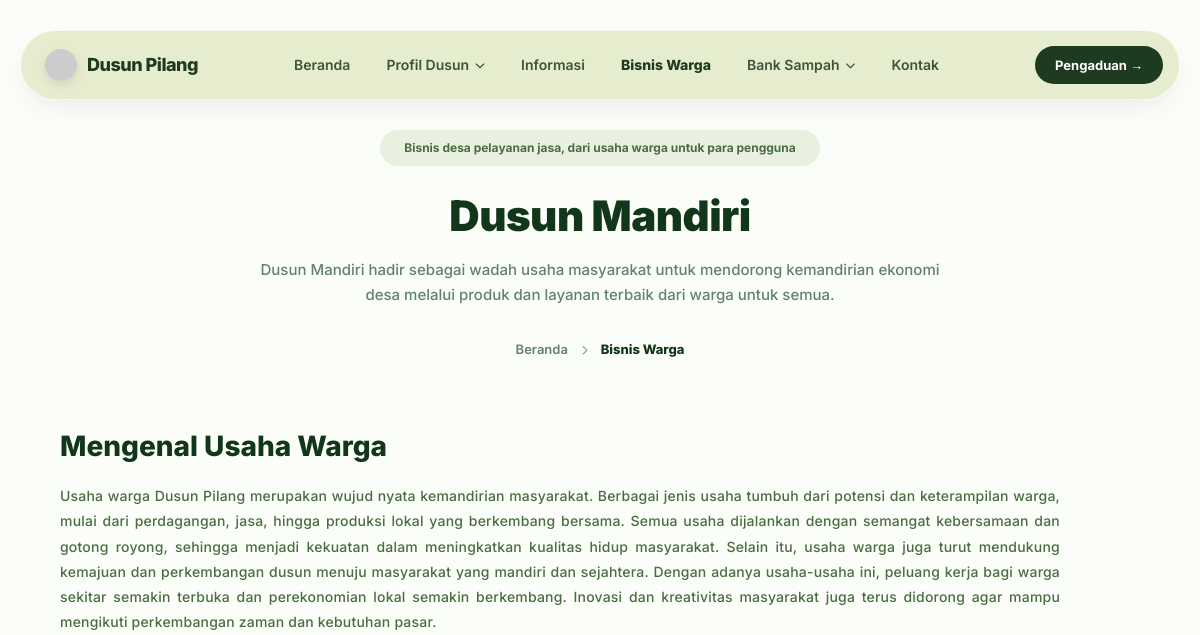
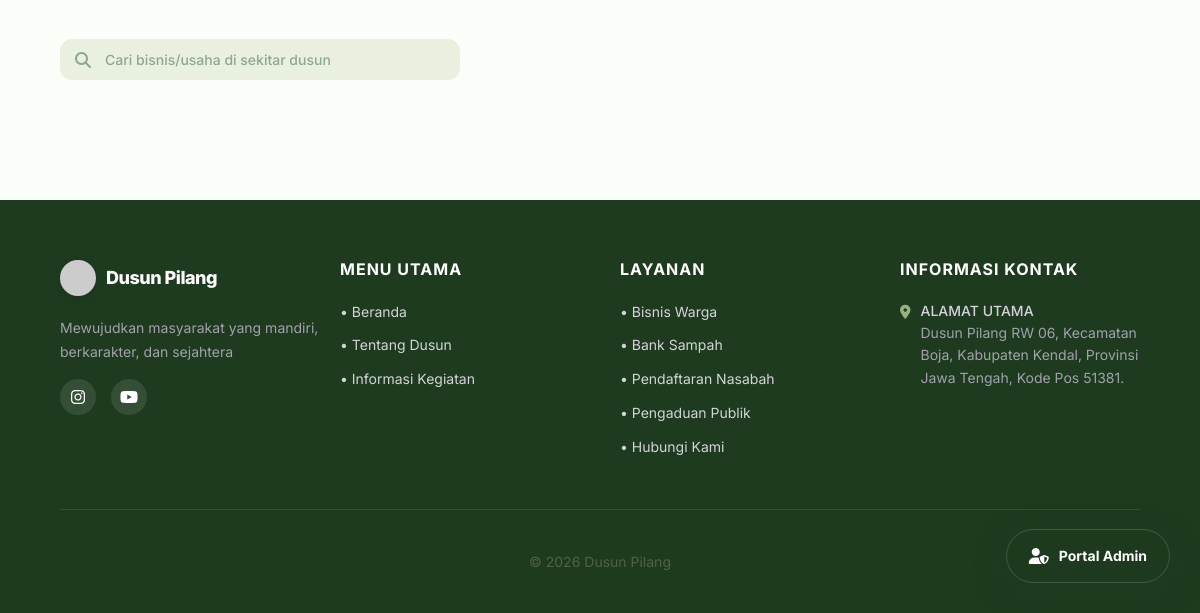
The page /bisnis_warga.php on the database as committed earlier (2 pictures, top to bottom).
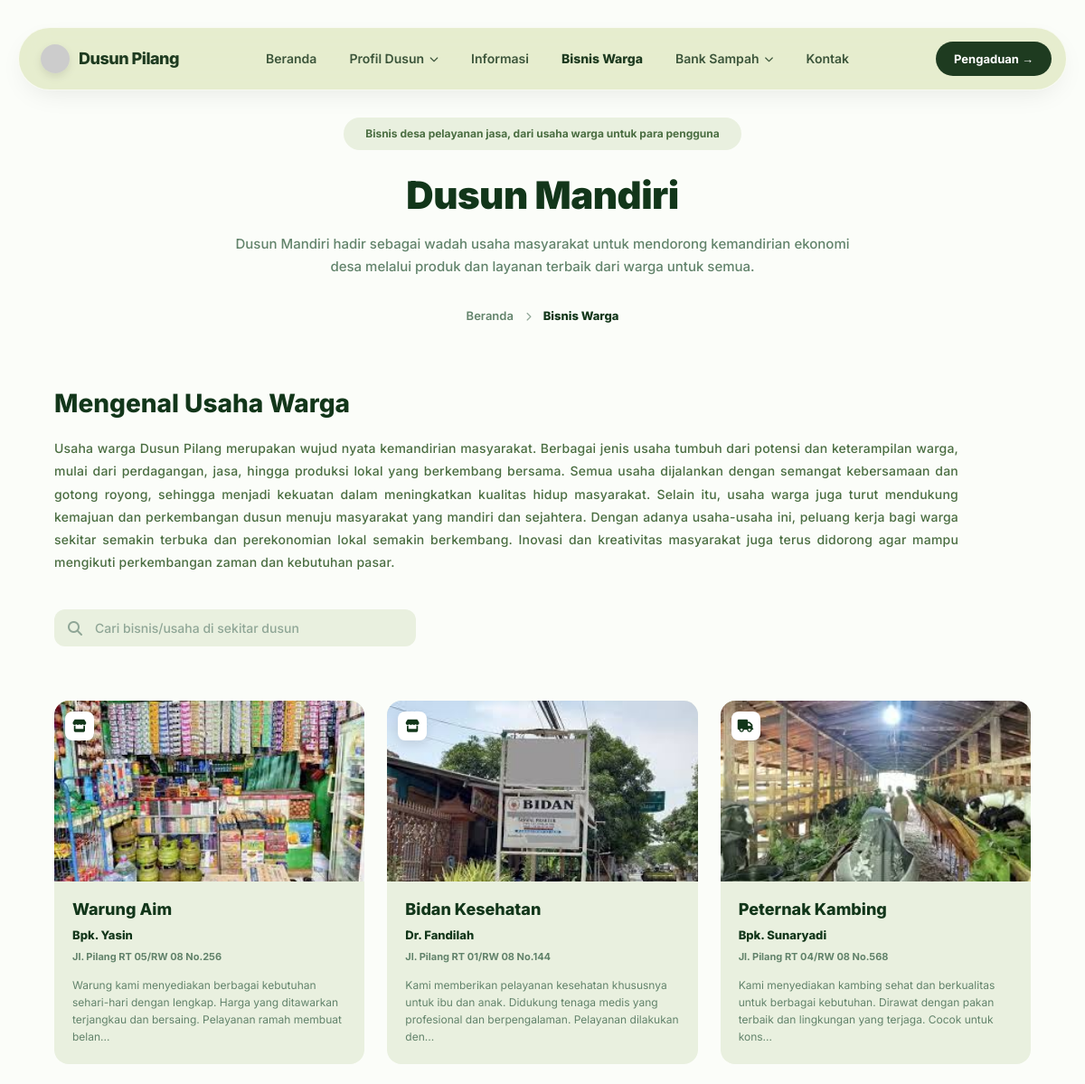
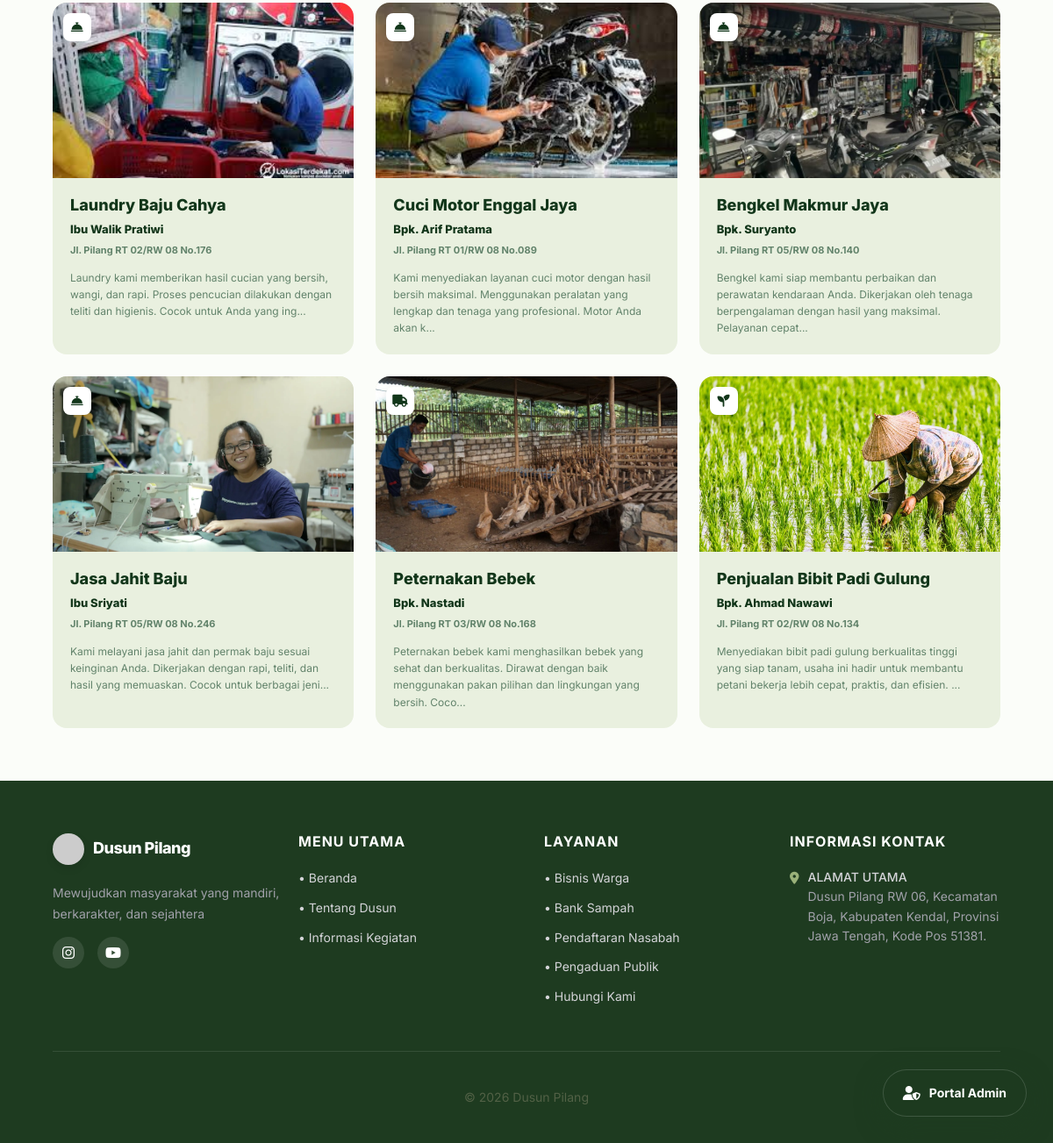
The same page on the database as committed later (2 pictures, top to bottom).
### tables this page shows
CREATE TABLE `t_bisnis_desa` (
  `id_bisnis` int NOT NULL,
  `nama_usaha` varchar(100) DEFAULT NULL,
  `nama_pengusaha` varchar(100) DEFAULT NULL,
  `jenis_usaha` varchar(100) DEFAULT NULL,
  `keterangan` text,
  `alamat` varchar(225) DEFAULT NULL,
  `no_telp` varchar(15) DEFAULT NULL,
  `foto` varchar(225) DEFAULT NULL,
  `status` enum('buka','tutup','libur') DEFAULT NULL,
  `created_at` timestamp NULL DEFAULT CURRENT_TIMESTAMP,
  `updated_at` timestamp NULL DEFAULT CURRENT_TIMESTAMP ON UPDATE CURRENT_TIMESTAMP
);

### bisnis_warga.php (the view, shortened to what this page needs)
<?php
require_once 'config.php';
$query = "SELECT * FROM t_bisnis_desa ORDER BY created_at DESC";
$result = mysqli_query($conn, $query);
$businesses = [];
if($result) {
    while($row = mysqli_fetch_assoc($result)) {
        $businesses[] = $row;
    }
}
?>
<!DOCTYPE html>
<html lang="id">
<head>
    <link rel="stylesheet" href="https://cdnjs.cloudflare.com/ajax/libs/font-awesome/6.4.0/css/all.min.css">
    <link rel="stylesheet" href="style.css">
</head>
<body>
    <header>
        <div class="navbar">
            <a href="index.php" class="logo"><img src="https://ui-avatars.com/api/?name=DP&background=1E3B20&color=fff&rounded=true" alt="Logo" style="height: 32px; width: 32px; border-radius: 50%;"> Dusun Pilang</a>
            <ul class="nav-links">
                <li><a href="index.php">Beranda</a></li>
                <li class="has-dropdown">
                    <a href="#">Profil Dusun <i class="fas fa-chevron-down" style="font-size: 10px;"></i></a>
                </li>
                <li><a href="informasi_kegiatan.php">Informasi</a></li>
                <li><a href="bisnis_warga.php" class="active">Bisnis Warga</a></li>
                <li class="has-dropdown">
                    <a href="#">Bank Sampah <i class="fas fa-chevron-down" style="font-size: 10px;"></i></a>
                </li>
                <li><a href="kontak.php">Kontak</a></li>
            </ul>
            <a href="pengaduan.php" class="btn-primary">Pengaduan &rarr;</a>
        </div>
    </header>
    <div style="text-align: center; padding: 30px 20px 20px;">
        <div style="display: inline-block; background: #e9f0df; padding: 8px 24px; border-radius: 50px; font-size: 12px; font-weight: 700; color: #4a6d41; margin-bottom: 25px;">
            Bisnis desa pelayanan jasa, dari usaha warga untuk para pengguna
        </div>
        <h1 style="font-size: 42px; font-weight: 900; color: #12361A; margin-bottom: 15px; letter-spacing: -0.5px;">Dusun Mandiri</h1>
        <p style="font-size: 15px; color: #62836b; max-width: 700px; margin: 0 auto 30px; line-height: 1.7; font-weight: 500;">
            Dusun Mandiri hadir sebagai wadah usaha masyarakat untuk mendorong kemandirian ekonomi desa melalui produk dan layanan terbaik dari warga untuk semua.
        </p>
        <div style="font-size: 13px; font-weight: 600; color: #8fa696; margin-bottom: 50px;">
            <a href="index.php" style="color: #62836b; text-decoration: none;">Beranda</a> <span style="margin: 0 10px; font-size: 10px;"><i class="fas fa-chevron-right"></i></span> <span style="color: #12361A; font-weight: 800;">Bisnis Warga</span>
        </div>
    </div>
    <div class="header-section" style="padding-top: 0;">
        <h2 class="informasi-title" style="margin-bottom: 20px; font-size: 28px;">Mengenal Usaha Warga</h2>
        <p class="informasi-subtitle" style="color: #4a6d41; font-weight: 500; font-size: 14px; text-align: justify; letter-spacing: 0.2px;">
            Usaha warga Dusun Pilang merupakan wujud nyata kemandirian masyarakat. Berbagai jenis usaha tumbuh dari potensi dan keterampilan warga, mulai dari perdagangan, jasa, hingga produksi lokal yang berkembang bersama. Semua usaha dijalankan dengan semangat kebersamaan dan gotong royong, sehingga menjadi kekuatan dalam meningkatkan kualitas hidup masyarakat. Selain itu, usaha warga juga turut mendukung kemajuan dan perkembangan dusun menuju masyarakat yang mandiri dan sejahtera. Dengan adanya usaha-usaha ini, peluang kerja bagi warga sekitar semakin terbuka dan perekonomian lokal semakin berkembang. Inovasi dan kreativitas masyarakat juga terus didorong agar mampu mengikuti perkembangan zaman dan kebutuhan pasar.
        </p>
        <div class="search-container">
            <i class="fas fa-search"></i>
            <input type="text" id="searchInput" class="search-input" placeholder="Cari bisnis/usaha di sekitar dusun">
        </div>
    </div>
    <div class="bisnis-grid" id="bisnisGrid">
        <?php foreach($businesses as $b):
            $icon = 'fas fa-store';
            $jenis = strtolower($b['jenis_usaha']);
            if (strpos($jenis, 'tani') !== false || strpos($jenis, 'padi') !== false) $icon = 'fas fa-seedling';
            else if (strpos($jenis, 'ternak') !== false) $icon = 'fas fa-truck';
            else if (strpos($jenis, 'jasa') !== false) $icon = 'fas fa-concierge-bell';
        ?>
            <div class="bisnis-card" onclick="openModal(<?php echo $b['id_bisnis']; ?>)">
                <div class="card-img">
                    <div class="card-badge"><i class="<?php echo $icon; ?>"></i></div>
                    <img src="assets/<?php echo ($b['foto']?$b['foto']:'placeholder.jpg'); ?>" alt="Foto">
                </div>
                <div class="card-body">
                    <h3><?php echo htmlspecialchars($b['nama_usaha']); ?></h3>
                    <div class="owner-name"><?php echo htmlspecialchars($b['nama_pengusaha']); ?></div>
                    <div class="address"><?php echo htmlspecialchars($b['alamat']); ?></div>
                    <div class="desc-snippet"><?php echo htmlspecialchars(mb_strimwidth($b['keterangan'], 0, 150, "...")); ?></div>
                </div>
            </div>
        <?php endforeach; ?>
    </div>
    <footer style="margin-top: 0;">
        <div class="footer-grid">
            <div class="footer-col" style="flex: 2; min-width: 300px;">
                <a href="#" class="logo" style="color: var(--white); margin-bottom: 15px; display: inline-flex;"><img src="https://ui-avatars.com/api/?name=DP&background=fff&color=1E3B20&rounded=true" alt="Logo"> Dusun Pilang</a>
                <p style="margin-top: 5px; max-width: 280px;">Mewujudkan masyarakat yang mandiri, berkarakter, dan sejahtera</p>
                <div class="social-links">
                    <a href="#" class="social-icon"><i class="fab fa-instagram"></i></a>
                    <a href="#" class="social-icon"><i class="fab fa-youtube"></i></a>
                </div>
            </div>
            <div class="footer-col">
                <h3>MENU UTAMA</h3>
                <ul>
                    <li><a href="index.php">• Beranda</a></li>
                    <li><a href="tentang_dusun.php">• Tentang Dusun</a></li>
                    <li><a href="informasi_kegiatan.php">• Informasi Kegiatan</a></li>
                </ul>
            </div>
            <div class="footer-col">
                <h3>LAYANAN</h3>
                <ul>
                    <li><a href="bisnis_warga.php">• Bisnis Warga</a></li>
                    <li><a href="bank_sampah.php">• Bank Sampah</a></li>
                    <li><a href="admin/login.php">• Pendaftaran Nasabah</a></li>
                    <li><a href="pengaduan.php">• Pengaduan Publik</a></li>
                    <li><a href="kontak.php">• Hubungi Kami</a></li>
                </ul>
            </div>
            <div class="footer-col">
                <h3>INFORMASI KONTAK</h3>
                <ul style="color: #a1a1aa;">
                    <li style="display: flex; gap: 10px; margin-bottom: 20px;">
                        <i class="fas fa-map-marker-alt" style="margin-top: 5px; color: var(--primary-color);"></i>
                        <span><b>ALAMAT UTAMA</b><br>Dusun Pilang RW 06, Kecamatan Boja, Kabupaten Kendal, Provinsi Jawa Tengah, Kode Pos 51381.</span>
                    </li>
                </ul>
            </div>
        </div>
        <div class="footer-bottom">
            <p>&copy; 2026 Dusun Pilang</p>
        </div>
    </footer>
    <a href="admin/login.php" class="floating-admin">
        <i class="fas fa-user-shield"></i>
        <span>Portal Admin</span>
    </a>
</body>
</html>

### bisnis_warga.php (style rules this page uses)
body { background-color: #fbfdf9; }
.header-section { text-align: left; padding: 40px 5% 20px; max-width: 1200px; margin: 0 auto; }
.informasi-title { font-size: 32px; font-weight: 800; color: #12361A; margin-bottom: 20px; }
.informasi-subtitle { font-size: 15px; color: #62836b; max-width: 1000px; line-height: 1.8; margin-bottom: 40px; }
.search-container { max-width: 400px; margin-bottom: 40px; position: relative; }
.search-container i { position: absolute; left: 15px; top: 50%; transform: translateY(-50%); color: #8fa696; }
.search-input { width: 100%; padding: 12px 20px 12px 45px; background: #e9f0df; border: none; border-radius: 12px; font-size: 14px; font-weight: 500; color: #12361A; outline: none; }
.search-input::placeholder { color: #8fa696; }
.bisnis-grid { display: grid; grid-template-columns: repeat(3, 1fr); gap: 25px; max-width: 1200px; margin: 0 auto; padding: 0 5% 60px; }
.bisnis-card { background: #e9f0df; border-radius: 16px; overflow: hidden; display: flex; flex-direction: column; cursor: pointer; transition: all 0.3s ease; }
.card-img { position: relative; height: 200px; }
.card-img img { width: 100%; height: 100%; object-fit: cover; }
.card-badge { position: absolute; top: 12px; left: 12px; background: #ffffff; color: #12361A; width: 32px; height: 32px; display: flex; align-items: center; justify-content: center; border-radius: 8px; font-size: 14px; }
.card-body { padding: 20px; }
.card-body h3 { font-size: 18px; font-weight: 800; color: #12361A; margin-bottom: 6px; }
.owner-name { font-size: 13px; font-weight: 800; color: #12361A; margin-bottom: 4px; }
.address { font-size: 11px; color: #62836b; font-weight: 700; margin-bottom: 12px; }
.desc-snippet { font-size: 12px; color: #62836b; line-height: 1.6; }

Rows that differ between the two databases and show on the page:
added t_bisnis_desa: foto (picture), nama_usaha "Warung Aim", nama_pengusaha "Bpk. Yasin", alamat "Jl. Pilang RT 05/RW 08 No.256", keterangan "Warung kami menyediakan berbagai kebutuhan sehari-hari dengan lengkap. Harga yang ditawarkan terjangkau dan bersaing. Pelayanan ramah membuat belan..."
added t_bisnis_desa: foto (picture), nama_usaha "Bidan Kesehatan", nama_pengusaha "Dr. Fandilah", alamat "Jl. Pilang RT 01/RW 08 No.144", keterangan "Kami memberikan pelayanan kesehatan khususnya untuk ibu dan anak. Didukung tenaga medis yang profesional dan berpengalaman. Pelayanan dilakukan den..."
added t_bisnis_desa: foto (picture), nama_usaha "Peternak Kambing", nama_pengusaha "Bpk. Sunaryadi", alamat "Jl. Pilang RT 04/RW 08 No.568", keterangan "Kami menyediakan kambing sehat dan berkualitas untuk berbagai kebutuhan. Dirawat dengan pakan terbaik dan lingkungan yang terjaga. Cocok untuk kons..."
added t_bisnis_desa: foto (picture), nama_usaha "Laundry Baju Cahya", nama_pengusaha "Ibu Walik Pratiwi", alamat "Jl. Pilang RT 02/RW 08 No.176", keterangan "Laundry kami memberikan hasil cucian yang bersih, wangi, dan rapi. Proses pencucian dilakukan dengan teliti dan higienis. Cocok untuk Anda yang ing..."
added t_bisnis_desa: foto (picture), nama_usaha "Cuci Motor Enggal Jaya", nama_pengusaha "Bpk. Arif Pratama", alamat "Jl. Pilang RT 01/RW 08 No.089", keterangan "Kami menyediakan layanan cuci motor dengan hasil bersih maksimal. Menggunakan peralatan yang lengkap dan tenaga yang profesional. Motor Anda akan k..."
added t_bisnis_desa: foto (picture), nama_usaha "Bengkel Makmur Jaya", nama_pengusaha "Bpk. Suryanto", alamat "Jl. Pilang RT 05/RW 08 No.140", keterangan "Bengkel kami siap membantu perbaikan dan perawatan kendaraan Anda. Dikerjakan oleh tenaga berpengalaman dengan hasil yang maksimal. Pelayanan cepat..."
added t_bisnis_desa: foto (picture), nama_usaha "Jasa Jahit Baju", nama_pengusaha "Ibu Sriyati", alamat "Jl. Pilang RT 05/RW 08 No.246", keterangan "Kami melayani jasa jahit dan permak baju sesuai keinginan Anda. Dikerjakan dengan rapi, teliti, dan hasil yang memuaskan. Cocok untuk berbagai jeni..."
added t_bisnis_desa: foto (picture), nama_usaha "Peternakan Bebek", nama_pengusaha "Bpk. Nastadi", alamat "Jl. Pilang RT 03/RW 08 No.168", keterangan "Peternakan bebek kami menghasilkan bebek yang sehat dan berkualitas. Dirawat dengan baik menggunakan pakan pilihan dan lingkungan yang bersih. Coco..."
added t_bisnis_desa: foto (picture), nama_usaha "Penjualan Bibit Padi Gulung", nama_pengusaha "Bpk. Ahmad Nawawi", alamat "Jl. Pilang RT 02/RW 08 No.134", keterangan "Menyediakan bibit padi gulung berkualitas tinggi yang siap tanam, usaha ini hadir untuk membantu petani bekerja lebih cepat, praktis, dan efisien. ..."
